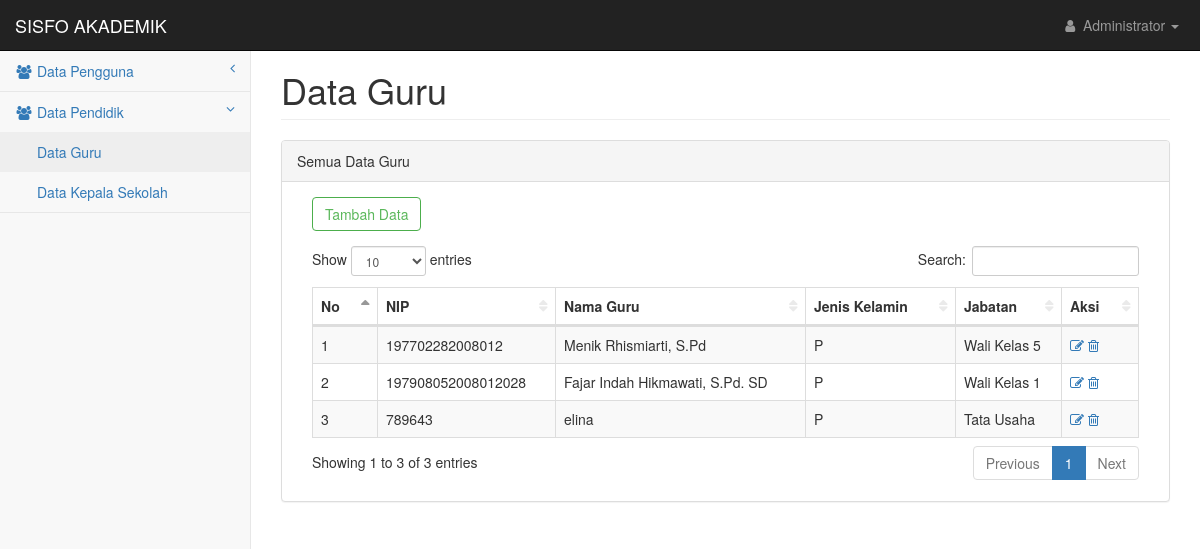
/pages/guru.php (signed in), run on the app's committed database.
### tables this page shows
CREATE TABLE `tb_guru` (
  `nip` char(20) NOT NULL,
  `nm_guru` varchar(50) NOT NULL,
  `jns_kel` varchar(1) NOT NULL,
  `alamat` varchar(50) NOT NULL,
  `pend_terakhir` varchar(10) NOT NULL,
  `jabatan` varchar(30) NOT NULL,
  `status` varchar(15) NOT NULL
);

### pages/guru.php (the view, shortened to what this page needs)
<?php
include 'header.php';
?>
            <div id="page-wrapper">
                <div class="container-fluid">
                    <div class="row">
                        <div class="col-lg-12">
                            <h1 class="page-header">Data Guru</h1>
                        </div>
                    </div>
                    <div class="row">
                        <div class="col-lg-12">
                            <div class="panel panel-default">
                                <div class="panel-heading">
                                    Semua Data Guru
                                </div>
                                <div class="panel-body">
                                <?php if($level != 'Kepala Sekolah'){
                                       echo "<div class='form-group col-md-3'>
                                            <a href='add_guru.php'><button type='button' class='btn btn-outline btn-success'>Tambah Data</button></a>
                                        </div>";
                                }
                                       ?>
                                    <div class="table-responsive col-md-12">
                                        <table class="table table-striped table-bordered table-hover" id="dataTables-example">
                                            <thead>
                                                <tr>
                                                    <th>No</th>
                                                    <th>NIP</th>
                                                    <th>Nama Guru</th>
                                                    <th>Jenis Kelamin</th>
                                                    <th>Jabatan</th>
                                                    <?php if($level != 'Kepala Sekolah'){
                                                    echo "<th>Aksi</th>";
                                                    }
                                                    ?>
                                                </tr>
                                            </thead>
                                            <tbody>
                                                <?php
                                                $no = 1;
                                                $sql = mysqli_query($connect, "Select * from tb_guru where jabatan != 'Kepala Sekolah'");
                                                while($data = mysqli_fetch_array($sql)){
                                                ?>
                                                <tr class="odd gradeX">
                                                    <td><?php echo $no++; ?></td>
                                                    <td><?php echo $data['nip']; ?></td>
                                                    <td><?php echo $data['nm_guru']; ?></td>
                                                    <td><?php echo $data['jns_kel']; ?></td>
                                                    <td><?php echo $data['jabatan']; ?></td>
                                                    <?php if($level != 'Kepala Sekolah'){
                                                    echo "<td><a href='edit_guru.php?id=$data[nip]'><i class='fa fa-edit' aria-hidden='true' title='Edit'></i></a>&nbsp;<a href='del_guru.php?id=$data[nip]'  onclick='javascript: return confirm('Anda yakin hapus ?')'><i class='fa fa-trash-o' aria-hidden='true' title='Delete'></i></a></td>";
                                                    }
                                                    ?>
                                                </tr>
                                                <?php } ?>
                                            </tbody>
                                        </table>
                                    </div>
                                </div>
                            </div>
                        </div>
                    </div>
                </div>
            </div>
<?php include 'footer.php'; ?>

### css/startmin.css (style rules this page uses)
body { background-color: #f8f8f8; }
#page-wrapper { padding-top: 30px; min-height: 568px; background-color: #fff; }
@media (min-width:768px) { #page-wrapper { position: inherit; margin-left: 250px; padding: 30px 15px 0 15px; border-left: 1px solid #e7e7e7; } }
.btn-outline { color: inherit; background-color: transparent; transition: all .5s; }
.btn-success.btn-outline { color: #5cb85c; }
table.dataTable thead .sorting, table.dataTable thead .sorting_asc, table.dataTable thead .sorting_desc, table.dataTable thead .sorting_asc_disabled, table.dataTable thead .sorting_desc_disabled { background: 0 0; }
table.dataTable thead .sorting_asc:after { content: "\f0de"; float: right; font-family: fontawesome; }
table.dataTable thead .sorting:after { content: "\f0dc"; float: right; font-family: fontawesome; color: rgba(50,50,50,.5); }

### data on the page
tb_guru: nip "197702282008012", nm_guru "Menik Rhismiarti, S.Pd", jns_kel "P", jabatan "Wali Kelas 5"
tb_guru: nip "197908052008012028", nm_guru "Fajar Indah Hikmawati, S.Pd. SD", jns_kel "P", jabatan "Wali Kelas 1"
tb_guru: nip "789643", nm_guru "elina", jns_kel "P", jabatan "Tata Usaha"

### other printed values
$_SESSION['nama'] "Administrator"
